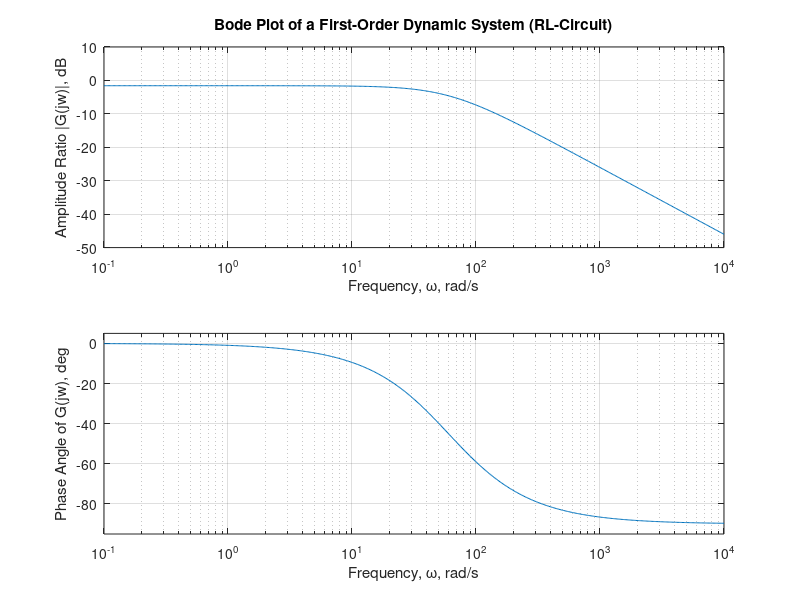

MATLAB code for this plot:
% %%%%%%%%%%%%%%%%%%%%%%%%%%%%%%%%%%%%%%%%%%%%%%%%%%%%%%%%%%%%%%%%%%%%%%% %
% Course: System Dynamics and Control                       ME 3030-21 WI19
% Author: Prof. M Diaz-Maldonado                          Date: Dec/27/2019
% %%%%%%%%%%%%%%%%%%%%%%%%%%%%%%%%%%%%%%%%%%%%%%%%%%%%%%%%%%%%%%%%%%%%%%% %
% Synopsis:
% Plots the Bode Diagram for a RL-Circuit (First-Order Dynamic System).
% Based on Example 9.1 from Kluever's textbook.
% %%%%%%%%%%%%%%%%%%%%%%%%%%%%%%%%%%%%%%%%%%%%%%%%%%%%%%%%%%%%%%%%%%%%%%% %
clear;
close all;
clc;

% %%%%%%%%%%%%%%%%%%%%%%%%%%%%%%%%%%%%%%%%%%%%%%%%%%%%%%%%%%%%%%%%%%%%%%% %
% system parameters:
% resistance, Omhs
R = 1.2;
% inductance, Henries 
L = 0.02;
% system time constant (first-order dynamic system), seconds
tau = L/R;
% %%%%%%%%%%%%%%%%%%%%%%%%%%%%%%%%%%%%%%%%%%%%%%%%%%%%%%%%%%%%%%%%%%%%%%% %


% %%%%%%%%%%%%%%%%%%%%%%%%%%%%%%%%%%%%%%%%%%%%%%%%%%%%%%%%%%%%%%%%%%%%%%% %
% sinusiod input (voltage source): e_in(t) = U0 sin(wt)
% input amplitude, U0, Volts
U0 = 2; 
% RHS constant of the LTI First-Order ODE
b = 1/R;  
% input frequency, rad/s
omega = logspace(-1,4,500); % a logarithmic scale is more useful here
% %%%%%%%%%%%%%%%%%%%%%%%%%%%%%%%%%%%%%%%%%%%%%%%%%%%%%%%%%%%%%%%%%%%%%%% %


% %%%%%%%%%%%%%%%%%%%%%%%%%%%%%%%%%%%%%%%%%%%%%%%%%%%%%%%%%%%%%%%%%%%%%%% %
% characterizes the frequency response (amplitude and phase angle):
% steady-state frequency response solution:
%
%                   y_ss = A cos(wt) + B sin(wt) 
%
% steady-state solution constants (obtained analytically):
A = -tau*omega * b ./ (1 + (tau*omega).^2);
B = b ./ (1 + (tau*omega).^2);
% Amplitude Ratio (Y0/U0 = K/U0)
AR = sqrt(A.^2 + B.^2);
% Phase Angle, phi, for a sinusoid response:    y_ss = K sin(wt + phi).
phi = -atan(tau*omega); 
% %%%%%%%%%%%%%%%%%%%%%%%%%%%%%%%%%%%%%%%%%%%%%%%%%%%%%%%%%%%%%%%%%%%%%%% %


% %%%%%%%%%%%%%%%%%%%%%%%%%%%%%%%%%%%%%%%%%%%%%%%%%%%%%%%%%%%%%%%%%%%%%%% %
% Plots the Bode Diagram
figure(1);

subplot(2,1,1);
% plots magnitude of the amplitude ratio |G(jw)| with increasing frequency
semilogx(omega, 20*log10(AR) );
ylabel('Amplitude Ratio |G(jw)|, dB');
xlabel('Frequency, \omega, rad/s');
title('Bode Plot of a First-Order Dynamic System (RL-Circuit)');
ylim([-50, 10])

grid on;

subplot(2,1,2);
% plots the phase angle, phi, in degrees with increasing frequency
semilogx(omega, 180 * phi / pi);
ylabel('Phase Angle of G(jw), deg');
xlabel('Frequency, \omega, rad/s');
ylim([-95, 5]);

grid on;
% %%%%%%%%%%%%%%%%%%%%%%%%%%%%%%%%%%%%%%%%%%%%%%%%%%%%%%%%%%%%%%%%%%%%%%% %
 